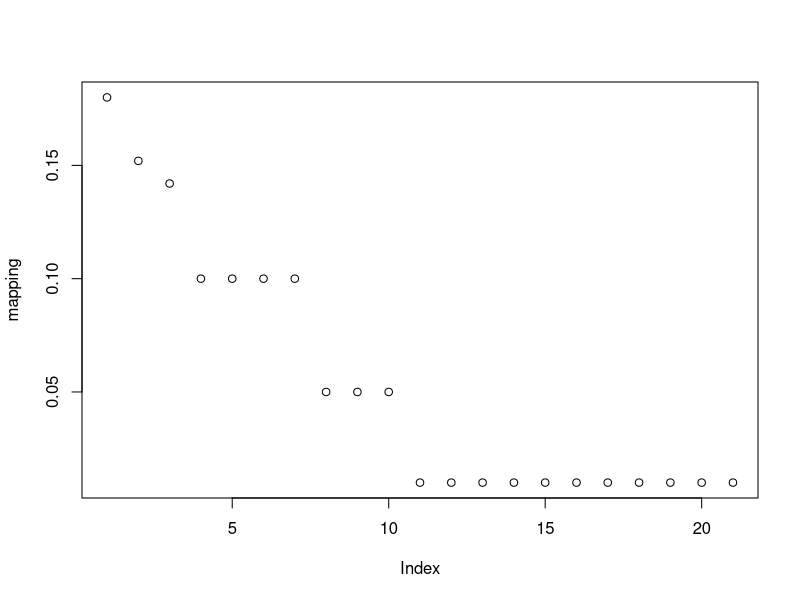
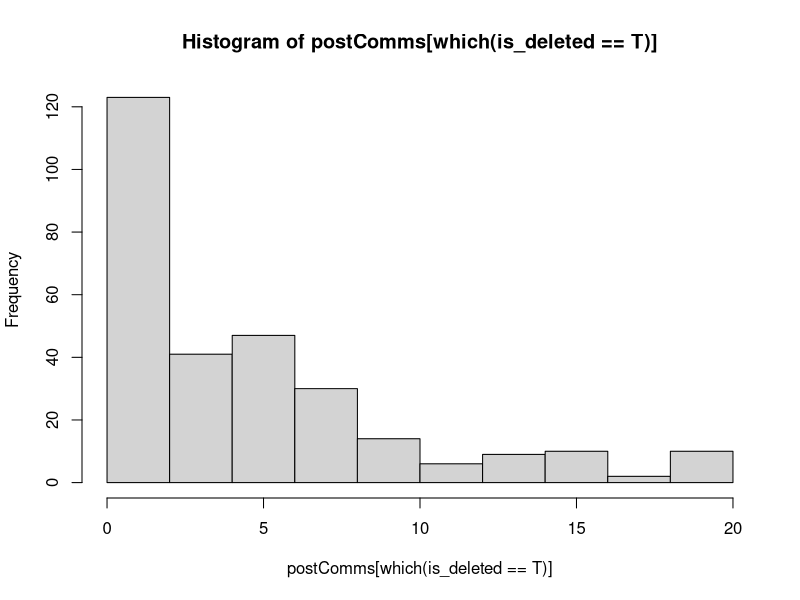

These figures' R source, in order: (Note: this script raises an error after producing the figures.)
# Posts - uniform posts (wall/group), flashmob posts (wall/group), photo (album)
# Comments - on uniform/flashmob posts in wall and group
# Likes - on uniform/flashmob posts in wall and group, photos in album, and comments in wall and group.
# 50% people are "deleters"  

(tweets = 67200000)
(undeleted = tweets*0.976)
(deleted = tweets*0.024)

## Posts ##
(ud_posts = undeleted * (0.514 + 0.035))
(d_posts = deleted * (0.556 + 0.06))
(perc_d_posts = round(d_posts/(ud_posts + d_posts),3) * 100)

# uniform posts in groups and walls, 
# flashmob events, i.e., spikes in posts. 
# uniform photos in albums
# TARGET: 2.7% posts deleted across the simulation period. 
# Adjusted target: 5.4% as only 50% people can delete posts. 

# uniform/flashmob posts in walls and groups have unif(0,20) comments 
# this is used to determine a probability of deletion 
# photos in album use flat probability 
mapping = c(18,15.2,14.2,10,10,10,10,5,5,5,1,1,1,1,1,1,1,1,1,1,1)/100
mean(mapping) # 0.054
plot(mapping) #TODO: ggplot

n = 11000  #sf1
is_deleted = rep(F,n)
postComms = rep(0,n)
for (i in 1:n) {
  postComms[i] = sample(1:21,1,replace = T) - 1
  if (runif(1) < 0.5) {
     if(runif(1) < mapping[postComms[i] + 1]) {
      # if(runif(1) < 0.052) { # photos
       is_deleted [i] = T
    }
  }
}
(prop_deleted = sum(is_deleted )/n) # ~0.027
hist(postComms[which(is_deleted ==T)]) #TODO: ggplot

## Comments ##
# Photos in albums do not have comments.
(ud_comments = undeleted * 0.264)
(d_comments = deleted * 0.194)
(perc_d_comments = round(d_comments/(ud_comments + d_comments),3) * 100)
# TARGET: 1.8% comment deleted across the simulation period. 

## Likes ##
## Happen on posts, photos, and comments in all forum types.
(ud_likes = undeleted * 0.188)
(d_likes = deleted * 0.191)
(perc_d_likes = round(d_likes/(ud_likes + d_likes),3) * 100)
# TARGET: 2.4% likes deleted across the simulation period. 

## Forum ##
# Only groups and albums can be removed 
# TARGET: 1% forums deleted across the simulation period. 

## Memberships ##
# Only memberships in groups can be removed 
# TARGET: 5% memberships deleted across the simulation period. 

## Temporal Distribution ##
# used by posts/photos, comments, and likes
minutes = c(0,0.5,1,5,10,20,30,40,60,120,300,1440,2880,4320,5760,7200,8460,10080)
p = c(0,.17,.22,.38,.46,.54,.586,.61,.652,.752,.812,.891,.949,.973,.986,.994,0.998,1)
cbind(minutes,p)
# TODO: change absolute path 
ldbc = "/Users/jackwaudby/Documents/ldbc/ldbc_snb_datagen/src/main/resources/dictionaries/"
write.table(p, file = paste0(ldbc,"powerLawActivityDeleteDate.txt"), row.names = FALSE, col.names = FALSE)

powerLawActivityDelete = function() {
  r = runif(1)
  for (i in 1:length(p)) {
   if (r < p[i]) {
     lower = minutes[i-1]
     upper = minutes[i]
     x = lower + (upper-lower) * runif(1)
     break
    }
  }
  return(x)
}

draw = rep(0,10000)
for (i in 1:length(draw)) {
  draw[i] = powerLawActivityDelete()
}
mean(draw)/60
sqrt(var(draw))/60
plot(minutes,p,type="l") #TODO: ggplot



